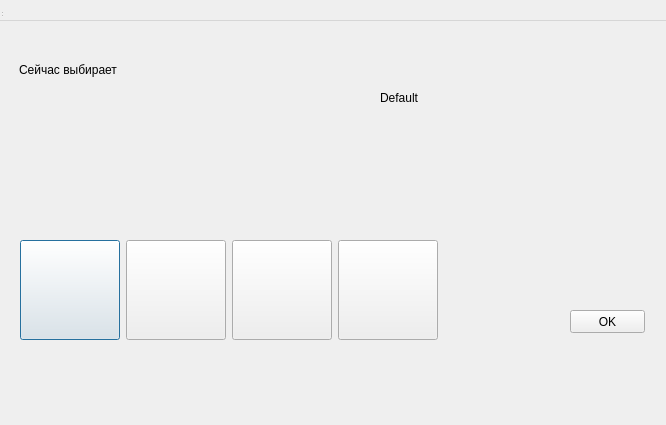
<?xml version="1.0" encoding="UTF-8"?>
<ui version="4.0">
 <class>fr_sel</class>
 <widget class="QDialog" name="fr_sel">
  <property name="geometry">
   <rect>
    <x>0</x>
    <y>0</y>
    <width>666</width>
    <height>425</height>
   </rect>
  </property>
  <property name="windowTitle">
   <string>MainWindow</string>
  </property>
  <widget class="QWidget" name="centralwidget" native="true">
   <property name="geometry">
    <rect>
     <x>0</x>
     <y>0</y>
     <width>664</width>
     <height>380</height>
    </rect>
   </property>
   <widget class="QWidget" name="horizontalLayoutWidget">
    <property name="geometry">
     <rect>
      <x>19</x>
      <y>19</y>
      <width>271</width>
      <height>101</height>
     </rect>
    </property>
    <layout class="QHBoxLayout" name="horizontalLayout">
     <item>
      <widget class="QLabel" name="la">
       <property name="text">
        <string>Сейчас выбирает</string>
       </property>
      </widget>
     </item>
     <item>
      <widget class="QLabel" name="current_player">
       <property name="text">
        <string/>
       </property>
      </widget>
     </item>
    </layout>
   </widget>
   <widget class="QWidget" name="horizontalLayoutWidget_2">
    <property name="geometry">
     <rect>
      <x>20</x>
      <y>220</y>
      <width>420</width>
      <height>141</height>
     </rect>
    </property>
    <layout class="QHBoxLayout" name="horizontalLayout_2">
     <item>
      <widget class="QPushButton" name="FR_1">
       <property name="minimumSize">
        <size>
         <width>100</width>
         <height>100</height>
        </size>
       </property>
       <property name="maximumSize">
        <size>
         <width>100</width>
         <height>100</height>
        </size>
       </property>
       <property name="baseSize">
        <size>
         <width>0</width>
         <height>80</height>
        </size>
       </property>
       <property name="text">
        <string/>
       </property>
      </widget>
     </item>
     <item>
      <widget class="QPushButton" name="FR_2">
       <property name="minimumSize">
        <size>
         <width>100</width>
         <height>100</height>
        </size>
       </property>
       <property name="maximumSize">
        <size>
         <width>100</width>
         <height>100</height>
        </size>
       </property>
       <property name="baseSize">
        <size>
         <width>0</width>
         <height>80</height>
        </size>
       </property>
       <property name="text">
        <string/>
       </property>
      </widget>
     </item>
     <item>
      <widget class="QPushButton" name="FR_3">
       <property name="minimumSize">
        <size>
         <width>100</width>
         <height>100</height>
        </size>
       </property>
       <property name="maximumSize">
        <size>
         <width>100</width>
         <height>100</height>
        </size>
       </property>
       <property name="baseSize">
        <size>
         <width>0</width>
         <height>80</height>
        </size>
       </property>
       <property name="text">
        <string/>
       </property>
      </widget>
     </item>
     <item>
      <widget class="QPushButton" name="FR_4">
       <property name="minimumSize">
        <size>
         <width>100</width>
         <height>100</height>
        </size>
       </property>
       <property name="maximumSize">
        <size>
         <width>100</width>
         <height>100</height>
        </size>
       </property>
       <property name="baseSize">
        <size>
         <width>0</width>
         <height>80</height>
        </size>
       </property>
       <property name="text">
        <string/>
       </property>
      </widget>
     </item>
    </layout>
   </widget>
   <widget class="QPushButton" name="pushButton">
    <property name="geometry">
     <rect>
      <x>570</x>
      <y>310</y>
      <width>75</width>
      <height>23</height>
     </rect>
    </property>
    <property name="text">
     <string>OK</string>
    </property>
   </widget>
   <widget class="QWidget" name="layoutWidget">
    <property name="geometry">
     <rect>
      <x>380</x>
      <y>20</y>
      <width>261</width>
      <height>101</height>
     </rect>
    </property>
    <layout class="QGridLayout" name="gridLayout_2">
     <item row="1" column="0">
      <widget class="QLabel" name="p2_fr_list">
       <property name="text">
        <string>Default</string>
       </property>
      </widget>
     </item>
     <item row="0" column="0">
      <widget class="QLabel" name="p1_fr_list">
       <property name="text">
        <string/>
       </property>
      </widget>
     </item>
     <item row="0" column="1">
      <widget class="QLabel" name="fr_11">
       <property name="text">
        <string/>
       </property>
      </widget>
     </item>
     <item row="1" column="1">
      <widget class="QLabel" name="fr_21">
       <property name="text">
        <string/>
       </property>
      </widget>
     </item>
     <item row="0" column="2">
      <widget class="QLabel" name="fr_12">
       <property name="text">
        <string/>
       </property>
      </widget>
     </item>
     <item row="1" column="2">
      <widget class="QLabel" name="fr_22">
       <property name="text">
        <string/>
       </property>
      </widget>
     </item>
    </layout>
   </widget>
  </widget>
  <widget class="QMenuBar" name="menubar">
   <property name="geometry">
    <rect>
     <x>0</x>
     <y>0</y>
     <width>666</width>
     <height>21</height>
    </rect>
   </property>
  </widget>
  <widget class="QStatusBar" name="statusbar">
   <property name="geometry">
    <rect>
     <x>0</x>
     <y>0</y>
     <width>3</width>
     <height>18</height>
    </rect>
   </property>
  </widget>
 </widget>
 <resources/>
 <connections/>
</ui>
